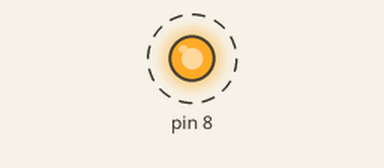
Bench run of a sketch on a simulated Arduino Uno, built with avr-gcc and run on an emulated ATmega328P. On the bench: output pins drawn as LEDs (lit = HIGH). Dashed ring = blinking.

Above: at 0.5 s.
Timing chart, 0 to 4.6 s (numbered marks = the images above):
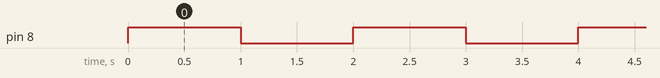

Measured:
- by itself, pin 8: alternates HIGH for 1.0 s and LOW for 1.0 s

The sketch:

Deployments.ino
```cpp
/**
 * Blink
 *
 * Turns on an LED on for one second,
 * then off for one second, repeatedly.
 */
#include "Arduino.h"

// Set LED_BUILTIN if it is not defined by Arduino framework
// #define LED_BUILTIN 13

void setup()
{
  // initialize LED digital pin as an output.
  pinMode(8, OUTPUT);
}

void loop()
{
  // turn the LED on (HIGH is the voltage level)
  digitalWrite(8, HIGH);

  // wait for a second
  delay(1000);

  // turn the LED off by making the voltage LOW
  digitalWrite(8, LOW);

   // wait for a second
  delay(1000);
}
```
